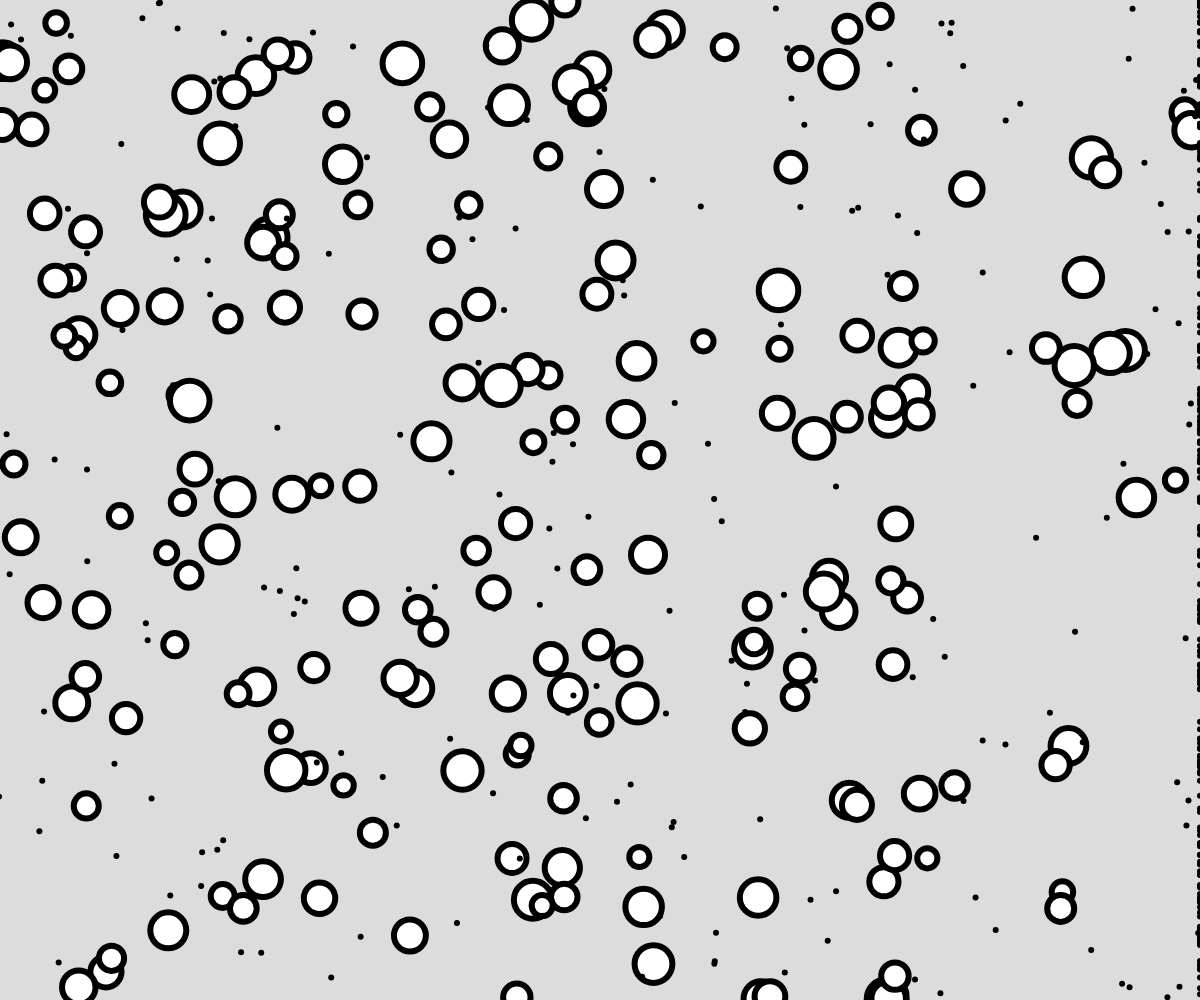
Frame 1 (no input)
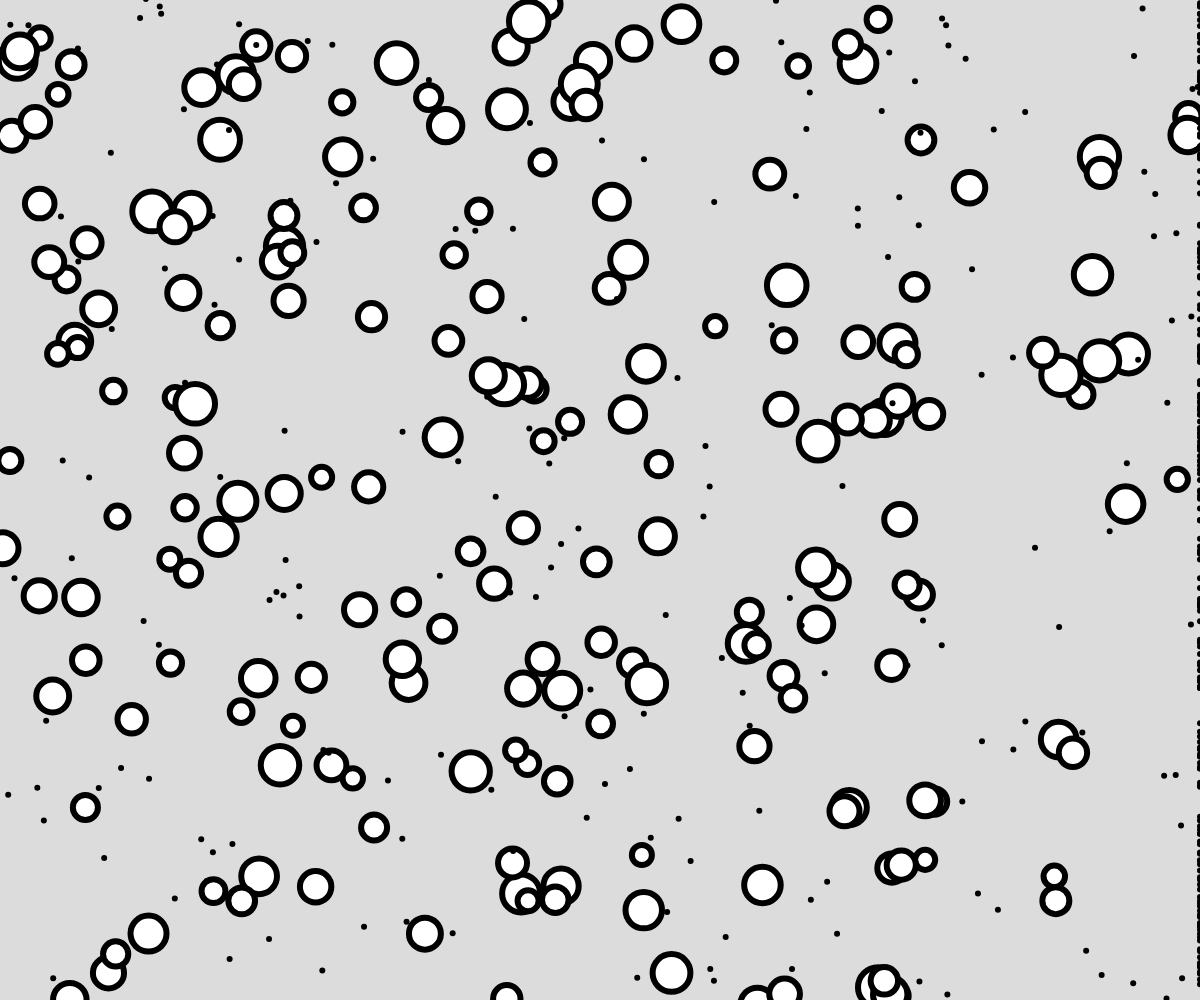
Frame 60 (no input)
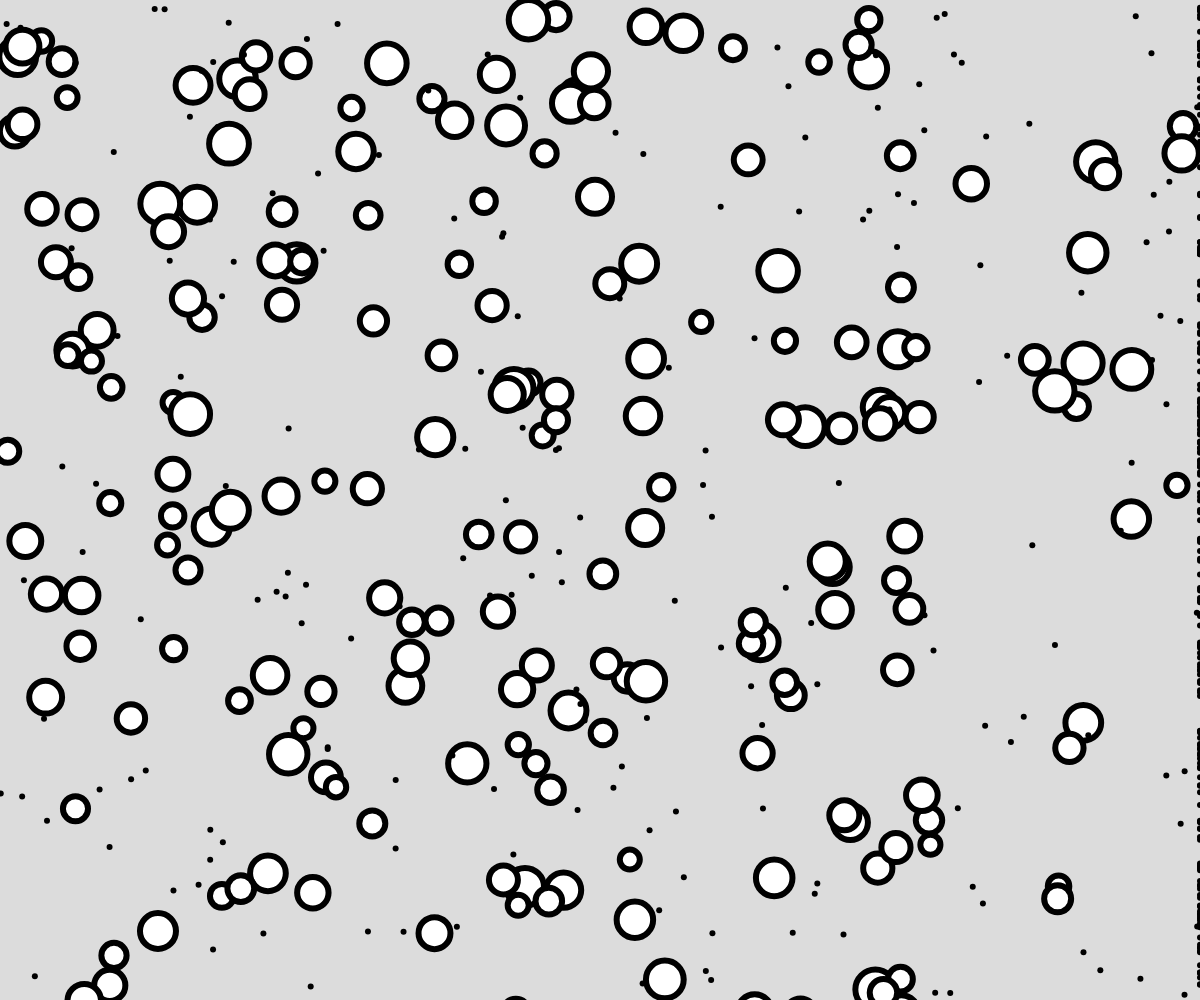
Frame 120 (the mouse pressed at the canvas centre since frame 60)

The p5.js sketch that drew these frames (run headless with seeded random() and noise() and a simulated clock; from frame 60 on, the mouse is pressed at the canvas centre):

// p5.js sketch
// ── sketch.js
//Objects and Inheritance
//Arman Asryan
//May 13,2026
//Also splitting our project across several files
let objects = [];

function setup() {
  createCanvas(windowWidth, windowHeight);
  for (let i = 0; i < 200; i++) {
    objects.push(new AnimatedObject(random(width), random(height)))
    objects.push(new CircleObject(random(width), random(height)))
    objects.push(new LineObject())
  }
}

function draw() {
  background(220);
  for(let o of objects){
    o.move()
    o.display()
  }
}


// ── AnimatedObject.js
//Parent Class ("Super Class")
//----if all classes in one file, this should occure first
class AnimatedObject{
    //constructor
    constructor(x,y){
      this.x = x; this.y = y;
      this.size = 6;
  
    }
  
    //class methods
    move(){ //add a 'wiggle' effect
      this.x += random(-2,2)
      this.y += random(-2,2)
    }
  
    display(){
      strokeWeight(this.size)
      point(this.x, this.y)
    }
  }
// ── CircleObject.js
// Child class #1 - Circle

class CircleObject extends AnimatedObject{
    constructor(x,y){
        super(x,y); //run parent class constructor
        //we can also add on to  what was in the parent class
        this.size = random(20,40)
    }

    //no mention of move()... we get an exact copy of move() from parent class

    display(){//function override; copies overtop
              //of the parent version
        if(dist(this.x, this.y, mouseX, mouseY) < this.size/2){
            fill(255,0,0)
        }
        else fill(255)

        circle(this.x,this.y, this.size)
    }
}
// ── LineObject.js
//child class #2 - Line
class LineObject extends AnimatedObject{
    constructor(){
        super(random(width), random(height));
    }

    move(){//combo override, but build on parent
        super.move() // run parent's move()
        this.x = -5
        if(this.x < 0) this.x = width
    }

    displyay(){//full override
        if(mouseIsPressed){
            strokeWeight(12)
        }
        else strokeWeight(2)

        line(this.x,this.displyay, this.x+15, this.y)
    }
}
